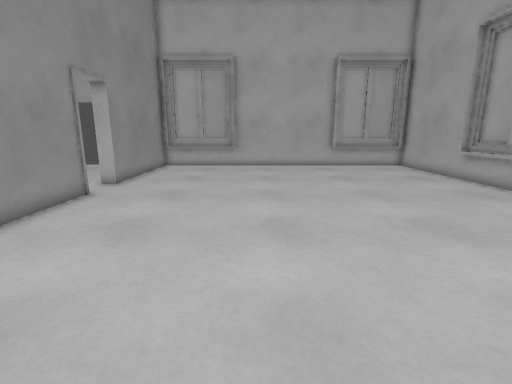
view 1 (above)

14 first-person views from a walk through a level from a Godot 3-D game. The camera is 1.2 m above the floor, tilts 12° down and sees 85° across. The floor is counted in squares, 0.5 m on a side. Each view is taken from the middle of a square. On the plan, view 1 faces up. The plan holds only what a view shows up to about 18 squares ahead; the rest is blank.

view 2
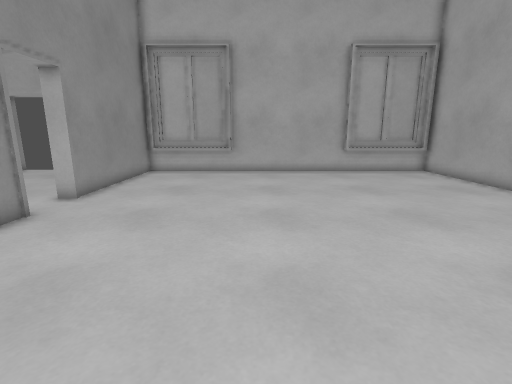

view 3
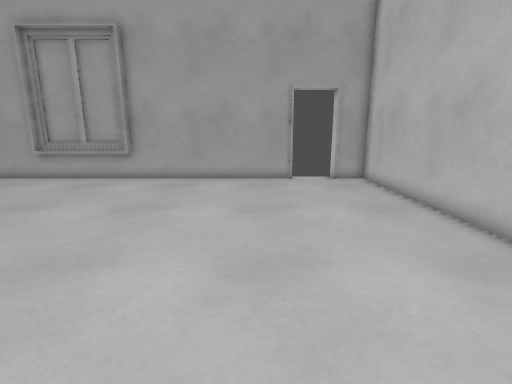

view 4
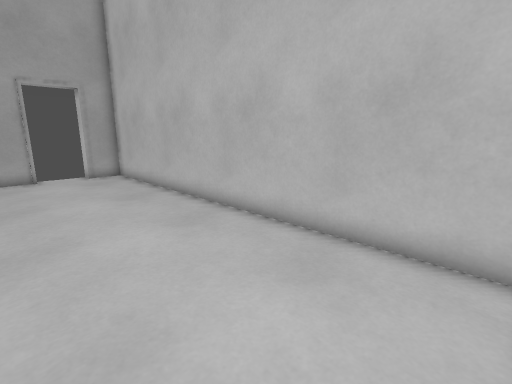

view 5
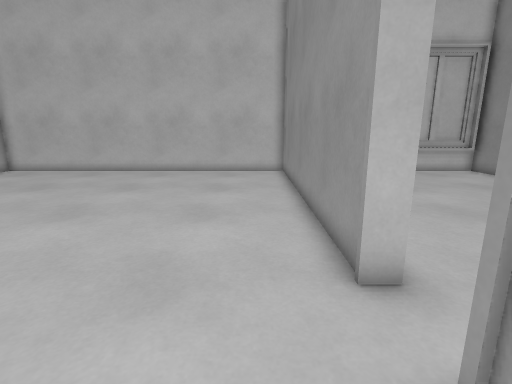

view 6
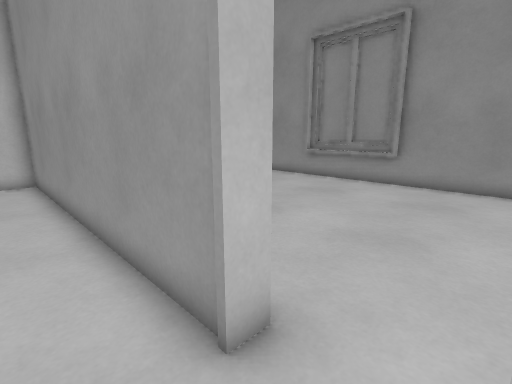

view 7
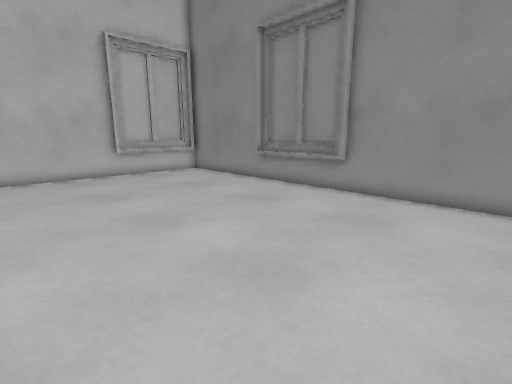

view 8
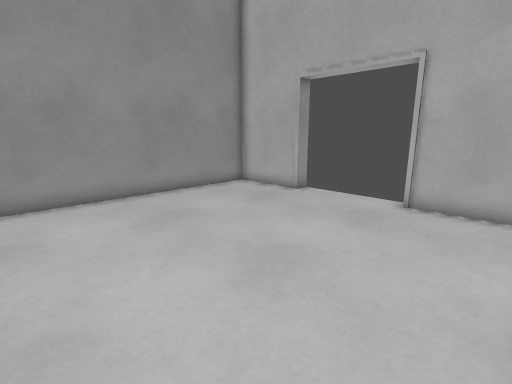

view 9
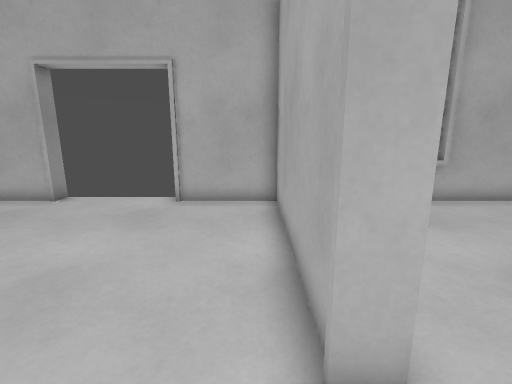

view 10
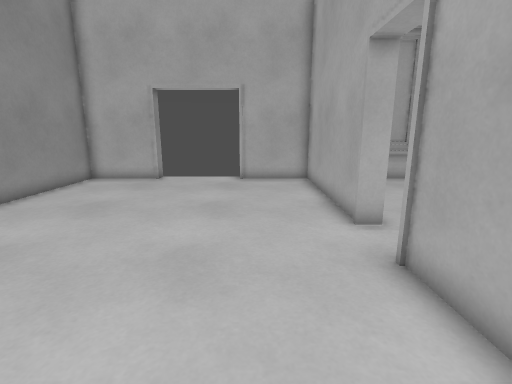

view 11
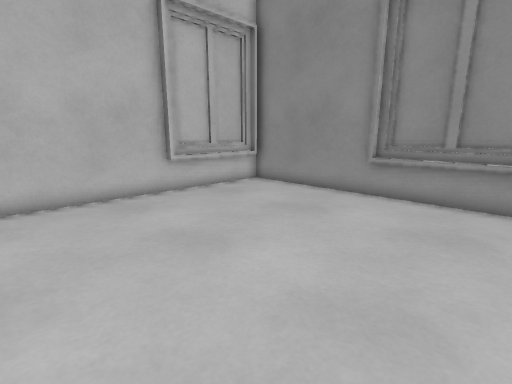

view 12
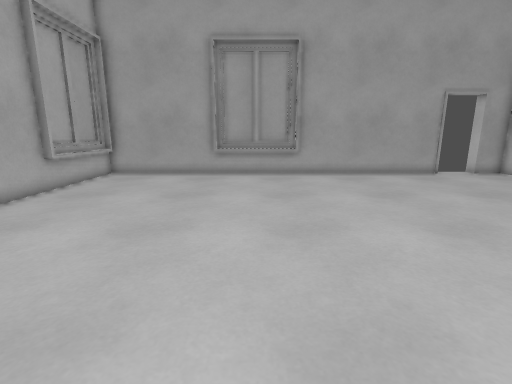

view 13
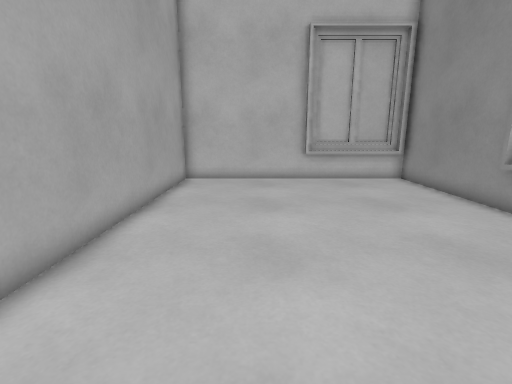

view 14
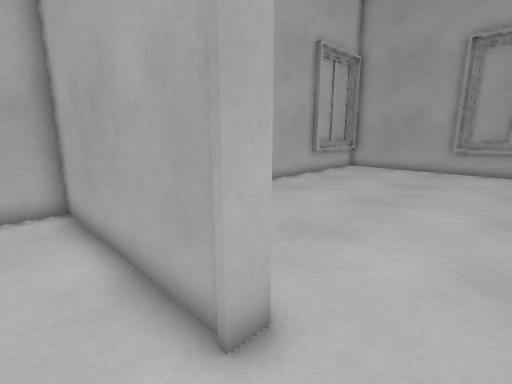

### Floor plan
Points are (right, up) in squares from view 1. A wall is a line through its corners. A room is listed if a view was taken in it or the views show most of it. See-through windows are left out.
Room 1 (views 1, 2, 3, 4, 5, 6, 12)
walls: (10.4, 9.5) (10.4, 14.5); (-7.3, 10.9) (-6.7, 10.9) (-6.7, -2.7) (10.7, -2.7) (10.7, -1.1); (10.7, 1) (10.7, 20.7) (-6.7, 20.7) (-6.7, 13.1) (-7.3, 13.1); (-1.5, 20.4) (-6.5, 20.4); (10.5, 20.4) (5.5, 20.4)
ways out: opening at (-7, 12) to room 2; opening at (11, 0)
Room 2 (views 7, 8, 9, 10, 11, 13, 14)
walls: (-18.4, 8.5) (-18.4, 3.5); (-7.3, 13.1) (-7.3, 20.7) (-10.9, 20.7); (-15.1, 21.4) (-15.1, 20.7) (-18.8, 20.7) (-18.8, -2.7) (-7.3, -2.7) (-7.3, 10.9); (-18.5, -2.4) (-13.5, -2.4)
ways out: opening at (-7, 12) to room 1

Positions as (right, up) in squares from view 1, and headings:
1: (0, 0), facing up
2: (0, 3), facing up
3: (-4, 3), facing right
4: (-6, 3), facing down-right
5: (-5, 15), facing down
6: (-5, 13), facing down-left
7: (-8, 14), facing down-left
8: (-8, 11), facing up-left
9: (-8, 11), facing up
10: (-10, 6), facing up
11: (-8, 8), facing down-left
12: (-6, 12), facing right
13: (-11, 12), facing down
14: (-9, 11), facing up-right
